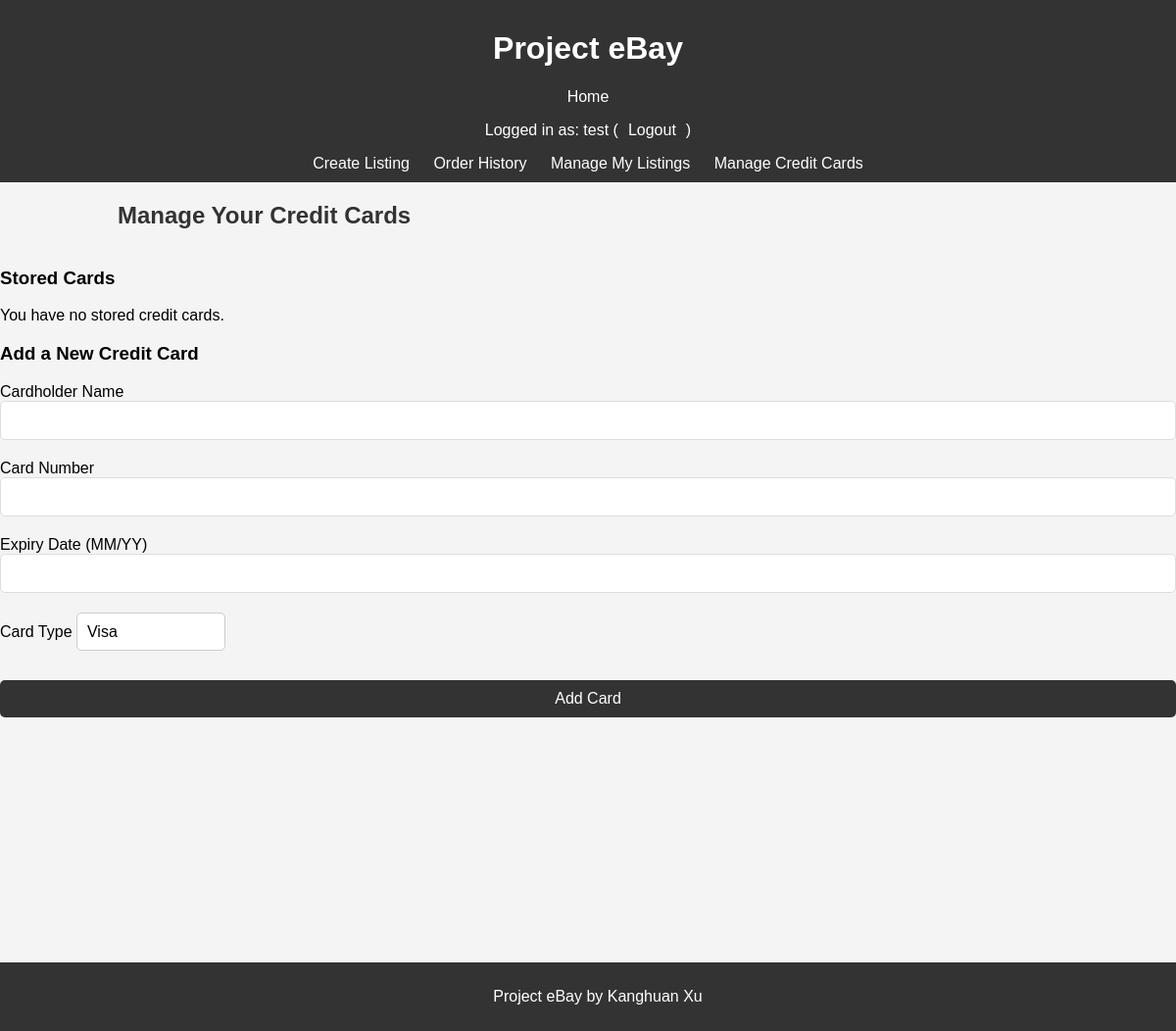
The page /credit-cards/ (signed in) on the database as committed earlier.
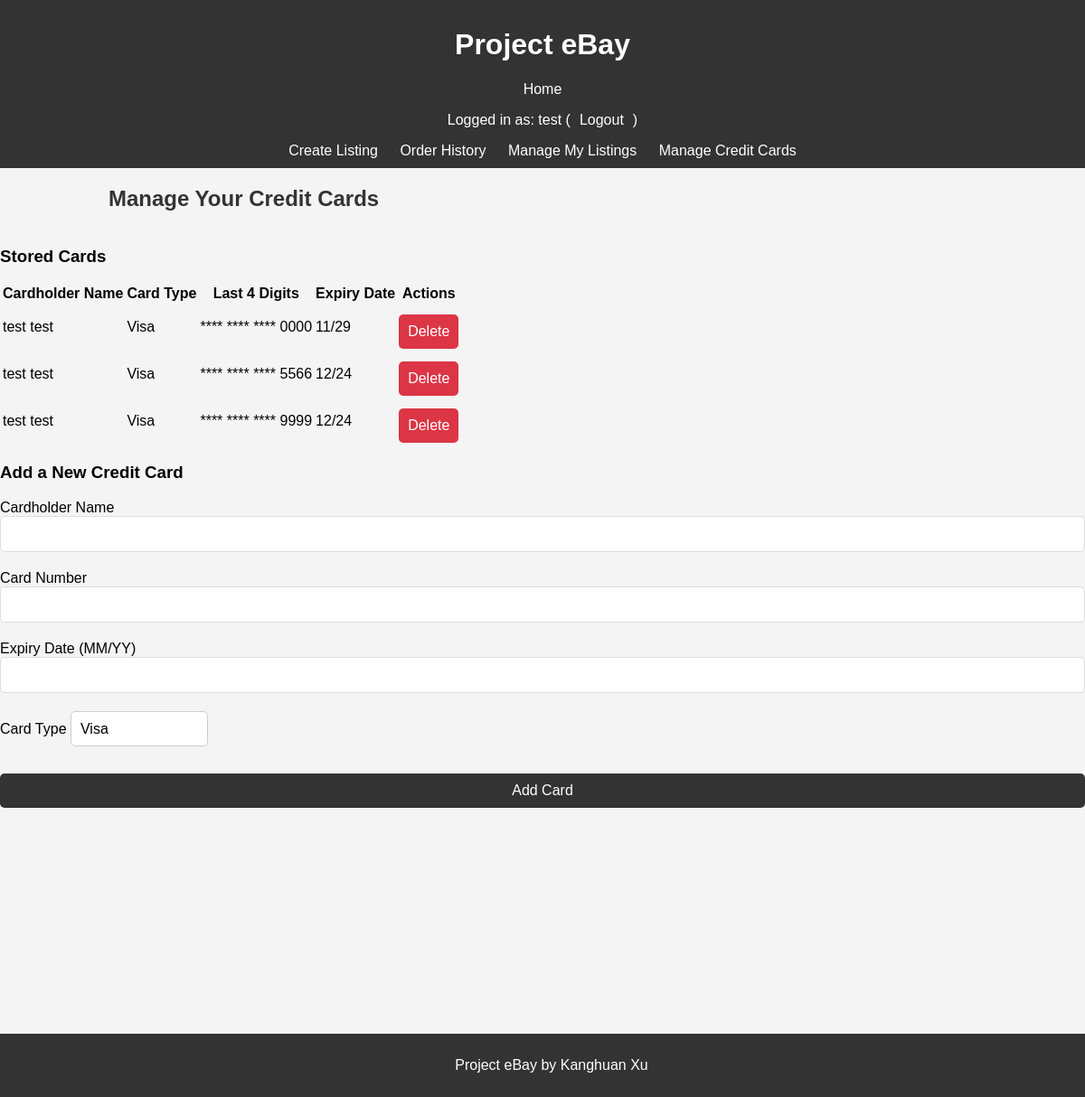
The same page on the database as committed later.
### project/models.py (models this page shows, shortened)
class CreditCard(models.Model):
    user = models.ForeignKey(User, on_delete=models.CASCADE, related_name='credit_cards')
    cardholder_name = models.CharField(max_length=100)  # Name on the card
    card_number_last4 = models.CharField(max_length=4)  # Last 4 digits of the card
    expiry_date = models.CharField(max_length=5)  # Format MM/YY
    card_type = models.CharField(max_length=20, choices=[('Visa', 'Visa'), ('MasterCard', 'MasterCard'), ('Amex', 'American Express')])
    created_at = models.DateTimeField(auto_now_add=True)

### project/views.py (the view, shortened to what this page needs)
# urls.py: path('credit-cards/', ManageCreditCardsView.as_view(), name='manage_credit_cards'),
class ManageCreditCardsView(LoginRequiredMixin, View):
    def get(self, request, *args, **kwargs):
        cards = CreditCard.objects.filter(user=request.user)
        form = CreditCardForm()
        return render(request, 'project/manage_credit_cards.html', {'cards': cards, 'form': form})

### project/forms.py (shortened to what this page needs)
class CreditCardForm(forms.Form):
    cardholder_name = forms.CharField(
        label='Cardholder Name',
        max_length=100,
        widget=forms.TextInput(attrs={'class': 'form-control'}),
    )
    card_number = forms.CharField(
        label='Card Number',
        max_length=16,
        widget=forms.TextInput(attrs={'class': 'form-control', 'type': 'number'}),
    )
    expiry_date = forms.CharField(
        label='Expiry Date (MM/YY)',
        max_length=5,
        widget=forms.TextInput(attrs={'class': 'form-control', 'placeholder': 'MM/YY'}),
    )
    card_type = forms.ChoiceField(
        label='Card Type',
        choices=[('Visa', 'Visa'), ('MasterCard', 'MasterCard'), ('Amex', 'American Express')],
        widget=forms.Select(attrs={'class': 'form-control'}),
    )

### project/templates/project/manage_credit_cards.html (shortened to what this page needs)
{% extends 'project/base.html' %}
{% block content %}
<div class="container">
    <h2>Manage Your Credit Cards</h2>
    <h3>Stored Cards</h3>
    {% if cards %}
        <table class="table">
            <thead>
                <tr>
                    <th>Cardholder Name</th>
                    <th>Card Type</th>
                    <th>Last 4 Digits</th>
                    <th>Expiry Date</th>
                    <th>Actions</th>
                </tr>
            </thead>
            <tbody>
                {% for card in cards %}
                    <tr>
                        <td>{{ card.cardholder_name }}</td>
                        <td>{{ card.card_type }}</td>
                        <td>**** **** **** {{ card.card_number_last4 }}</td>
                        <td>{{ card.expiry_date }}</td>
                        <td>
                            <form method="post" action="{% url 'delete_credit_card' card.id %}" style="display:inline;">
                                <button type="submit" class="btn btn-danger">Delete</button>
                            </form>
                        </td>
                    </tr>
                {% endfor %}
            </tbody>
        </table>
    {% else %}
        <p>You have no stored credit cards.</p>
    {% endif %}
    <h3>Add a New Credit Card</h3>
    <form method="post" class="form">
        <div class="form-group">
            <label for="id_cardholder_name">Cardholder Name</label>
            <input
                type="text"
                name="cardholder_name"
                id="id_cardholder_name"
                value="{{ form.cardholder_name.value|default:'' }}"
                class="form-control">
        </div>
        <div class="form-group">
            <label for="id_card_number">Card Number</label>
            <input
                type="text"
                name="card_number"
                id="id_card_number"
                value="{{ form.card_number.value|default:'' }}"
                class="form-control">
        </div>
        <div class="form-group">
            <label for="id_expiry_date">Expiry Date (MM/YY)</label>
            <input
                type="text"
                name="expiry_date"
                id="id_expiry_date"
                value="{{ form.expiry_date.value|default:'' }}"
                class="form-control">
        </div>
        <div class="form-group">
            <label for="id_card_type">Card Type</label>
            <select name="card_type" id="id_card_type" class="form-control">
                {% for value, label in form.card_type.field.choices %}
                    <option value="{{ value }}" {% if form.card_type.value == value %}selected{% endif %}>{{ label }}</option>
                {% endfor %}
            </select>
        </div>
        <button type="submit" class="btn btn-success">Add Card</button>
    </form>
</div>
{% endblock %}

Rows that differ between the two databases and show on the page:
added CreditCard: cardholder_name "test test", card_type "Visa", card_number_last4 "0000", expiry_date "11/29"
added CreditCard: cardholder_name "test test", card_type "Visa", card_number_last4 "5566", expiry_date "12/24"
added CreditCard: cardholder_name "test test", card_type "Visa", card_number_last4 "9999", expiry_date "12/24"
Other text that changed with them:
text no longer shown: "You have no stored credit cards."
text now shown: "Cardholder Name Card Type Last 4 Digits Expiry Date Actions"
